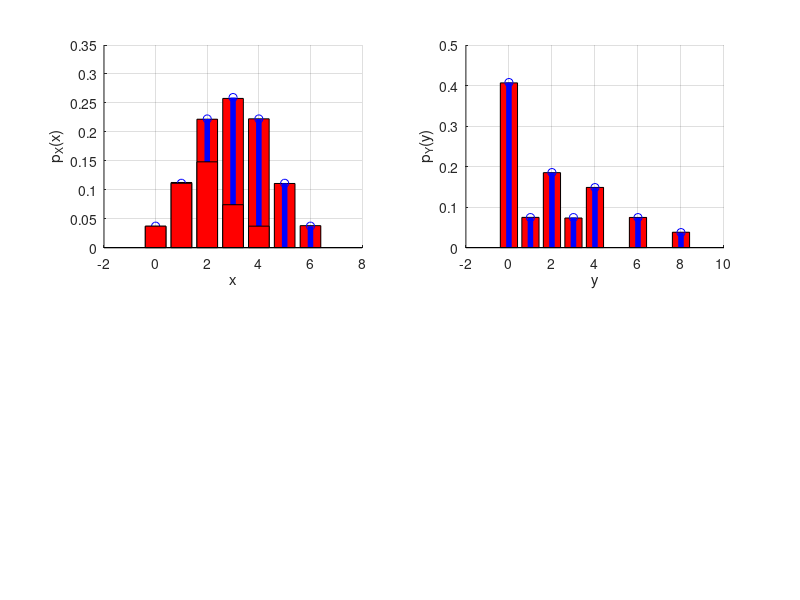

MATLAB code to generate this figure: (Note: this script raises an error after producing the figure.)
5%Rhenzo Hideki Silva Kajikawa
%9. Sejam U1, U2, U3 ∼ Unif({0, 1, 2}) variaveis aleatorias sorteadas independentemente. Sejam
%X = U1 + U2 + U3, Y = U1(U2 + U3).
%(a) Determine a PMF conjunta de X e Y .
%(b) Determine e esboce as PMFs marginais de X e Y .
%(c) Determine e esboce as PMFs condicionais de X dado que Y = y, para dois valores de y ∈ SY a
%sua escolha.

close all; clear all ; clc;

N = 100000;

X = zeros(1,N);
Y = zeros(1,N);

%Gerar X e Y
for i = 1 : N
  A = [0 1 2];

  idx = randi([1 3]);
  U1 = A(idx);          % Descobrindo se o U1 está em 0, 1 ou 2

  idx = randi([1 3]);
  U2 = A(idx);          % Descobrindo se o U2 está em 0, 1 ou 2

  idx = randi([1 3]);
  U3 = A(idx);          % Descobrindo se o U3 está em 0, 1 ou 2

  X(i) = U1 + U2 + U3;  % Definicao do X
  Y(i) = U1*(U2 + U3);  % Definicao do Y
end

x = [ 0 1 2 3 4 5 6];
y = [ 0 1 2 3 4 6 8];


histXY = zeros(9, 7);

for i = 1 : 7
  for j = 1 : 7
    histXY(i, j) = sum(X == x(i) & Y == y(j));
  end
end

pmfXY_sim = histXY / N
PmfXY_teo =[1/27 0 0 0 0 0 0;
            3/27 0 0 0 0 0 0;
            4/27 2/27 0 0 0 0 0;
            2/27 0 5/27 0 0 0 0;
            1/27 0 0 2/27 3/27 0 0;
            0 0 0 0 1/27 2/27 0;
            0 0 0 0 0 0 1/27]


% b) PMFs marginais de X e Y

pmfX_sim = hist(X, x) / N
pmfX_teo = [1/27 3/27 6/27 7/27 6/27 3/27 1/27]

pmfY_sim = hist(Y, y) / N
pmfY_teo = [11/27 2/27 5/27 2/27 4/27 2/27 1/27]

figure;
subplot(2, 2, 1); hold on; grid on;
bar(x, pmfX_sim, 'r');
stem(x, pmfX_teo, 'b', 'LineWidth', 4);
xlabel('x'); ylabel('p_X(x)');

subplot(2, 2, 2); hold on; grid on;
bar(y, pmfY_sim, 'r');
stem(y, pmfY_teo, 'b', 'LineWidth', 4);
xlabel('y'); ylabel('p_Y(y)');


% c) PMFs condicionais de X dado que Y = y, para y ∈ {0, 8}

XcondY = X(Y == 0);
pmfX_condY0_sim = hist(XcondY, x) / sum(Y == 0);

XcondY = X(Y == 8);
pmfX_condY1_sim = hist(XcondY, x) / sum(Y == 8);

pmfX_condY0_teo = [1/27  3/27  4/27  2/27  1/27  0  0 ];
pmfX_condY1_teo = [ 0      0     0     0    0   0  1/27];


subplot(2, 2, 1); hold on; grid on;
bar(x, pmfX_condY0_teo, 'r');
stem(x, pmfX_condY0_teo, 'b', 'LineWidth', 4);
xlabel('x'); ylabel(sprintf('p_X(x | Y = -2)'));

subplot(2, 2, 2); hold on; grid on;
bar(x, pmfX_condY1_teo, 'r');
stem(x, pmfX_condY1_teo, 'b', 'LineWidth', 4);
xlabel('x'); ylabel(sprintf('p_X(x | Y = 1)'));

